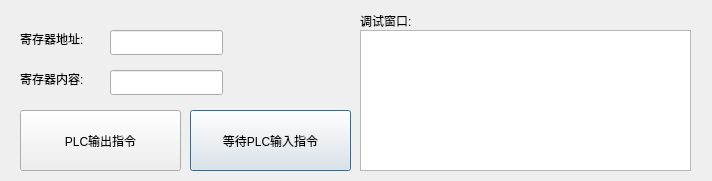
<?xml version="1.0" encoding="UTF-8"?>
<ui version="4.0">
 <class>keyplcDlg</class>
 <widget class="QDialog" name="keyplcDlg">
  <property name="geometry">
   <rect>
    <x>0</x>
    <y>0</y>
    <width>712</width>
    <height>181</height>
   </rect>
  </property>
  <property name="windowTitle">
   <string>Dialog</string>
  </property>
  <widget class="QLabel" name="label">
   <property name="geometry">
    <rect>
     <x>360</x>
     <y>12</y>
     <width>67</width>
     <height>17</height>
    </rect>
   </property>
   <property name="text">
    <string>调试窗口:</string>
   </property>
  </widget>
  <widget class="QTextBrowser" name="record">
   <property name="geometry">
    <rect>
     <x>360</x>
     <y>30</y>
     <width>331</width>
     <height>141</height>
    </rect>
   </property>
  </widget>
  <widget class="QPushButton" name="PLCinputBtn">
   <property name="geometry">
    <rect>
     <x>190</x>
     <y>110</y>
     <width>161</width>
     <height>61</height>
    </rect>
   </property>
   <property name="text">
    <string>等待PLC输入指令</string>
   </property>
  </widget>
  <widget class="QPushButton" name="PLCoutputBtn">
   <property name="geometry">
    <rect>
     <x>20</x>
     <y>110</y>
     <width>161</width>
     <height>61</height>
    </rect>
   </property>
   <property name="text">
    <string>PLC输出指令</string>
   </property>
  </widget>
  <widget class="QLabel" name="label_2">
   <property name="geometry">
    <rect>
     <x>20</x>
     <y>30</y>
     <width>81</width>
     <height>17</height>
    </rect>
   </property>
   <property name="text">
    <string>寄存器地址:</string>
   </property>
  </widget>
  <widget class="QLineEdit" name="plc_add">
   <property name="geometry">
    <rect>
     <x>110</x>
     <y>30</y>
     <width>113</width>
     <height>25</height>
    </rect>
   </property>
  </widget>
  <widget class="QLabel" name="label_3">
   <property name="geometry">
    <rect>
     <x>20</x>
     <y>70</y>
     <width>81</width>
     <height>17</height>
    </rect>
   </property>
   <property name="text">
    <string>寄存器内容:</string>
   </property>
  </widget>
  <widget class="QLineEdit" name="plc_data">
   <property name="geometry">
    <rect>
     <x>110</x>
     <y>70</y>
     <width>113</width>
     <height>25</height>
    </rect>
   </property>
  </widget>
 </widget>
 <resources/>
 <connections/>
</ui>
